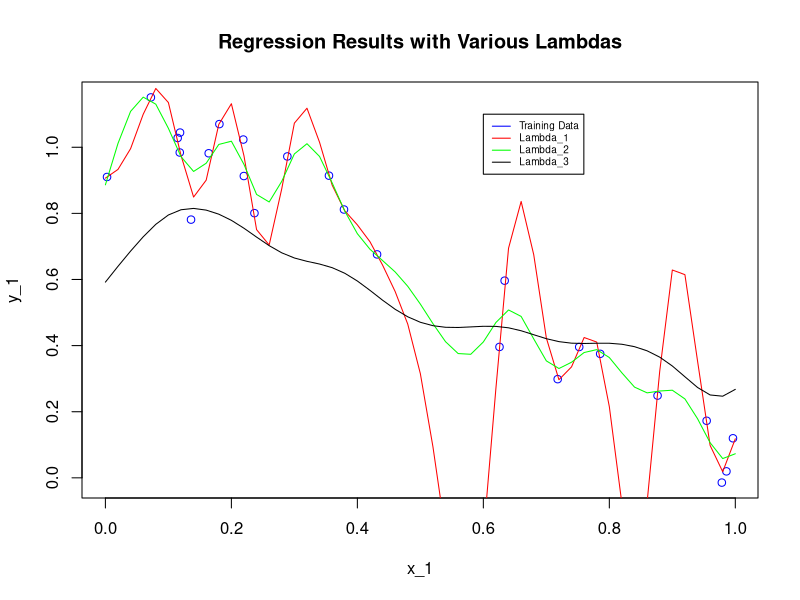
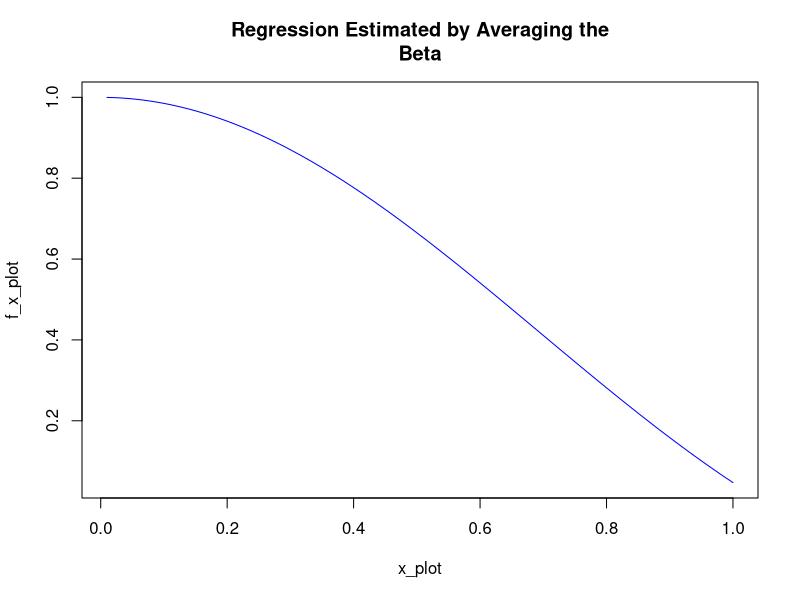

Generate these figures, in order, with R: (Note: this script raises an error after producing the figures.)

#Problem 1) - R Coding - Regression Problem with Basis Functions
#Homework 3 - Kevin Henrick - kph2115@columbia.edu
#Question 1-
#Part 1: Generating testing data x, and values for a sinc function on x:
n<-25
x<- matrix(runif(n, 0, 1), n, 1)
epsilon<- matrix(rnorm(n, 0, .1), n, 1)
f_x <- (sin(3*x))/(3*x)
y <- f_x + epsilon
#Part 2: Programming the Regression Estimator:
regress_gauss <- function(x, y, means, var, Lambda)
{
 n <- length(x)
 d <- length(means)
 h_x <- matrix(1,n,(d+1))
 H_x <- Compute_h_x(n,d,x,means,var)

 Beta <- solve(t(H_x)%*%H_x + Lambda*(diag(1,(d+1)))) %*% t(H_x) %*% y

 return(Beta)
}
#Computing the transformation of the x vector to the matrix H_x.
Compute_h_x <- function (n, d, x, means, var)
{
 h_x<- matrix(1, n, (d+1))
 for (j in 1:n)
 {
 h_x[j, 2:(d+1)] <- exp(-((x[j] - means)^2)/ (2*var^2))
 }
 return (h_x)
}

#Part 3: Applying the estimator on the generated data:
d<-21
var <- .04*c(rep(1,d))
means <- c(0:(d-1))/(d-1)
#2

Lambda <- c(.001, .05, 5)
number_of_experiments <- 100
Beta_1 <- matrix(0, d+1, number_of_experiments)
Beta_2 <- matrix(0, d+1, number_of_experiments)
Beta_3 <- matrix(0, d+1, number_of_experiments)
Regression_Runs <- function(number_of_experiments, n, d, means, var, Lambda)

{
 for(j in 1:number_of_experiments){
 x <- runif(n, 0, 1)
 epsilon <- rnorm(n, mean=0, sd=0.1)
 f_x <- (sin(3*x))/(3*x)
 y <- f_x + epsilon


 Beta_1[ ,j] <- regress_gauss(x, y, means, var, Lambda[1])
 Beta_2[ ,j] <- regress_gauss(x, y, means, var, Lambda[2])
 Beta_3[ ,j] <- regress_gauss(x, y, means, var, Lambda[3])

 if(j==1){
 x_1<-x
 y_1<-y
 }

 }
 Beta <- list(Beta_1, Beta_2, Beta_3, x_1, y_1)
 return(Beta)

}
Output_of_Betas <- Regression_Runs(number_of_experiments, n, d, means, var, Lambda)
Beta_1 <- matrix(unlist(Output_of_Betas[1]), ncol=number_of_experiments)
Beta_2 <- matrix(unlist(Output_of_Betas[2]), ncol=number_of_experiments)
Beta_3 <- matrix(unlist(Output_of_Betas[3]), ncol=number_of_experiments)
x_1 <- matrix(unlist(Output_of_Betas[4]))
y_1 <- matrix(unlist(Output_of_Betas[5]))
Average_Beta_1 <- rowMeans(Beta_1)
Average_Beta_2 <- rowMeans(Beta_2)
Average_Beta_3 <- rowMeans(Beta_3)



#3
## Plotting the result of the regression experiment:
x_plot <- c(0:(number_of_experiments*.5))/(number_of_experiments*.5)
h_x <- Compute_h_x(length(x_plot), d, x_plot, means, var)
#Computing the f_x_hat values:
f_x_hat_1 <- h_x %*% Beta_1[,1]
f_x_hat_2 <- h_x %*% Beta_2[,1]
f_x_hat_3 <- h_x %*% Beta_3[,1]
#Plotting the x_1 vs. y_1 values with various Lambdas for the Regression.
plot(x_1, y_1, col="blue", type="p", main="Regression Results with Various Lambdas")
points(x_plot, f_x_hat_1, col="red", type= "l", lty=1)
points(x_plot, f_x_hat_2, col="green", type= "l", lty=1)
points(x_plot, f_x_hat_3, col="black", type= "l", lty=1)
legend(.6, 1.1, c("Training Data", bquote(Lambda_1),bquote(Lambda_2),
bquote(Lambda_3)), col=c("blue","red", "green", "black"), lty=c(1,1,1,1), cex=.6);


#Please find the outputted plots for the various Lambda's as follows:
#Regression Results (red line) with Lambda = .001, the f_x_hat values can be found in
#Blue.
#Regression Results (green line) with Lambda = .05, the f_x_hat values can be found in
#Blue.
#4
#Regression Results (black line) with Lambda = 5, the f_x_hat values can be found in
#Blue.
#5
#The following graph shows the overall Regression Results for all of the different
#Lambdas (.001, .05, .5). Please note that the legend distinguishes each:
#As can be seen in the plot above, the largest Lambda = 5 (represented by the black
#regression line), gave a far-off estimate for the Training Data (x_1 vs. y_1) initially, but
#gave a smoother line, while a smaller Lambda (represented by the green regression line)
#fits more of the data points. The lowest Lambda = .001 (represented by the red regression
#line) seems to have overfit the data, such that there are large swings. In the higher x_1
#values, the lower Lambda regression lines do tend to become smoother as the data tends
#to crunch together from the sinc function becoming smaller and smaller.
#6
#Now plotting the Average Beta Regression Functions for each Lambda as follows:
#Regression Results (red line) with Lambda = .001, and Averaging the Betas. The actual
#sinc function (f_x_plot) is represented by the smooth blue line.
#Regression Results (green line) with Lambda = .05, and Averaging the Betas. The actual
#sinc function (f_x_plot) is represented by the smooth blue line.
#7
#Regression Results (black line) with Lambda = 5, and Averaging the Betas. The actual

#sinc function (f_x_plot) is represented by the smooth blue line.
#Combining the graphs, we obtain the following output:
#As can be seen by the resulting plot, the best estimator using average Betas appears to be
#the Lambda = .05 (represented by the green line), since it follows the actual function
#(represented by the blue line) so closely. The worst regression estimator using average
#Betas appears to be the line with the largest Lambda=5 (represented by the black line).
#The smallest Lambda=.001 (represented by the regression line in red) oscillates about the 
#8
#actual function quite a bit. Please also note that at the two ends of the plot, the regression
#estimators all perform poorly. This occurs because the error function increases at the tails
#of the graph.
#The code that generated the Average Betas as well as their plots can be found below:


#Now plotting the regression using the Average Betas:

f_x_hat_1new = h_x %*% Average_Beta_1
f_x_hat_2new = h_x %*% Average_Beta_2
f_x_hat_3new = h_x %*% Average_Beta_3
x_plot <- c(1:(number_of_experiments))/(number_of_experiments)
f_x_plot <- sin(3*x_plot)/(3*x_plot)
plot(x_plot, f_x_plot,col="blue",type="l", main="Regression Estimated by Averaging the
Beta")
points(x_plot, f_x_hat_1new, col= "red", type="l",lty=1)
points(x_plot, f_x_hat_2new, col= "green", type="l",lty=1)
points(x_plot, f_x_hat_3new, col= "black", type="l",lty=1)









#Part 4 - Computing the estimation error.
Lambda <- exp(seq(-5, 2, 0.3))
z <- seq(0.01, 1.01, (1/number_of_experiments))
f_z <- sin(3*z)/(3*z)
H_x <- Compute_h_x(length(z), d, z, means, var)
Estimation_Error <- c()
for(i in 1: length(Lambda)){

 Output_of_Beta <- Regression_Runs(number_of_experiments, n, d, means, var,
Lambda[i])

 Beta_1 <- matrix(unlist(Output_of_Beta[1]), ncol=number_of_experiments)

 Beta_Average <- rowMeans(Beta_1)

 f_hat <- H_x %*% Beta_Average


 Estimation_Error[i] = (1/number_of_experiments)*sum((f_z - f_hat)^2)

}
plot(Lambda, Estimation_Error, main="Estimation Error Vs. Lambda")


#9
# Please note that the above Regression_Runs function was modified and then reran as
#follows, before being called in the for loop to calculate the Estimation Error:

Regression_Runs <- function(number_of_experiments, n, d, means, var, Lambda)

{
 for(j in 1:number_of_experiments){
 x <- runif(n, 0, 1)
 epsilon <- rnorm(n, mean=0, sd=0.1)
 f_x <- (sin(3*x))/(3*x)
 y <- f_x + epsilon


 Beta_1[ ,j] <- regress_gauss(x, y, means, var, Lambda[1])
 Beta <- list(Beta_1)
 }
 return(Beta)

}
# The plot of the Estimation Error with respect to Lambda can be found below:
#10
#For the graph on the previous page, please note that there is a cluster of lower Error
#Estimates for lower values of Lambda, while for higher values of Lambda, the Error
#Estimates tend to become much larger. Therefore, at either end of the graph, on the left
#there exists a cluster of data points representing small values of Lambda with small
#corresponding Error Estimates. On the right side of the graph, there are a few scattered
#data points that become increasingly larger in the Error Estimate axis as Lambda
#increases. Therefore, very large Lambda corresponds to a higher Error Estimate, while
#smaller Lambdas correspond to a lower Error Estimate.









